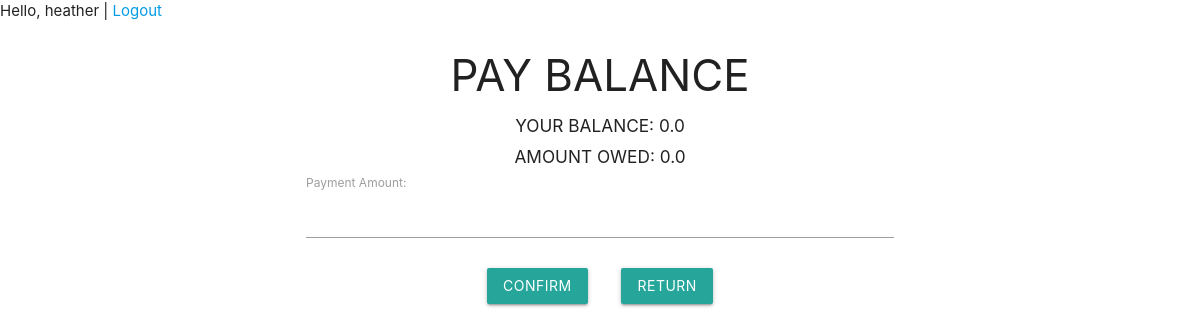
Page /pay-balance/ (signed in) on the committed database.
### account/models.py (models this page shows, shortened)
class Account(AbstractBaseUser):
    username = models.CharField(max_length=30, unique=True)
    email = models.EmailField(verbose_name='email', max_length=60, unique=True)
    date_joined = models.DateTimeField(verbose_name='date joined', auto_now_add=True)
    last_login = models.DateTimeField(verbose_name='last login', auto_now=True)
    role = models.CharField(max_length=10, choices=ROLE_CHOICES, default='2')
    is_admin = models.BooleanField(default=False)
    is_active = models.BooleanField(default=True)
    is_staff = models.BooleanField(default=False)
    is_superuser = models.BooleanField(default=False)
    hires_in_progress = models.IntegerField(default=0)
    current_location = models.CharField(max_length=30, default="")
    wallet_balance = models.FloatField(default=0.00)
    amount_owed = models.FloatField(default=0.00)
    USERNAME_FIELD = 'username'
    REQUIRED_FIELDS = ['email']
    objects = MyAccountManager()

### BikeShare/views.py (the view)
# urls.py: path('pay-balance/', views.pay_balance, name='pay-balance'),
def pay_balance(request):
    form = PayBalanceForm()
    return render(request, 'pay_balance.html', context={'form':form})

### BikeShare/forms.py
class PayBalanceForm(forms.Form):
    money = forms.FloatField(label='Payment Amount')

### BikeShare/templates/pay_balance.html (shortened to what this page needs)
{% extends 'base.html' %}
{% block content %}
<form method="post" action="{% url 'bikeshare:pay-balance-submit' %}">
  <h3><center>PAY BALANCE</center> </h3>
    <h6><center>YOUR BALANCE: {{ request.user.wallet_balance }}</center> </h6>
    <h6><center>AMOUNT OWED: {{ request.user.amount_owed }}</center> </h6>
    <div class="container">
        {{ form }}
  </div>
  <div class="container" align="center" >
    <br>
    <button type="submit" id ="topup" class="waves-effect waves-light btn">confirm
    </button>&nbsp&nbsp&nbsp&nbsp&nbsp&nbsp&nbsp
    <button type="button" id="cancel" class="cancelbtn waves-effect waves-light btn" onclick="location.href='{% url 'bikeshare:bikeshare-customer' %}'">
      Return</button>
  </div>
</form>
{% endblock %}

### BikeShare/templates/base.html (shortened to what this page needs)
<head>
<link rel="stylesheet" href="https://cdnjs.cloudflare.com/ajax/libs/materialize/1.0.0/css/materialize.min.css">
</head>
    {% if request.user.is_authenticated  %}
            <p>Hello, {{ request.user.username }} | <a href="{% url 'bikeshare:logout' %}">Logout</a></p>
        {% else %}
            <p><a href="{% url 'bikeshare:login' %}">Login |</a><a href="{% url 'bikeshare:signup' %}"> Register</a></p>
    {% endif %}
<body>
<div class="container">
{% block content %}
{% endblock content %}
</div>
</body>

### rows in the picture
Account: user.username "heather", user.wallet_balance "0.0", user.amount_owed "0.0"
